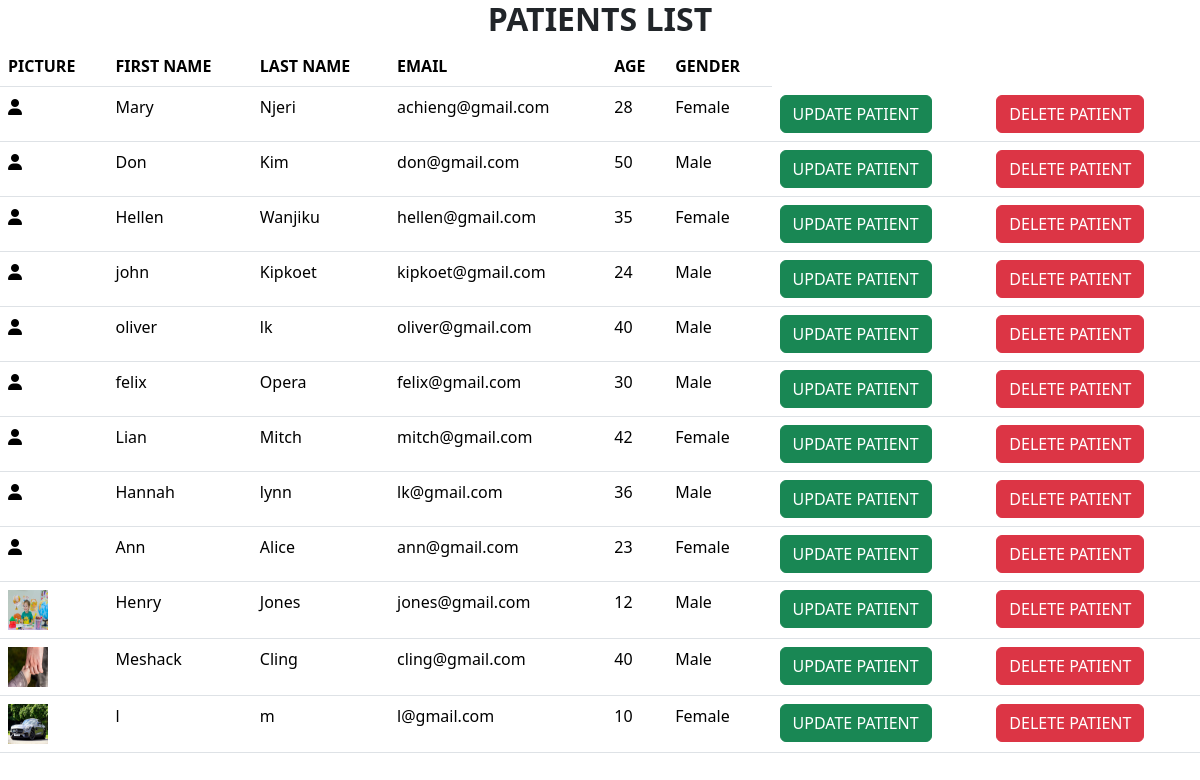
The app's page /patient/patientlist/, older data.
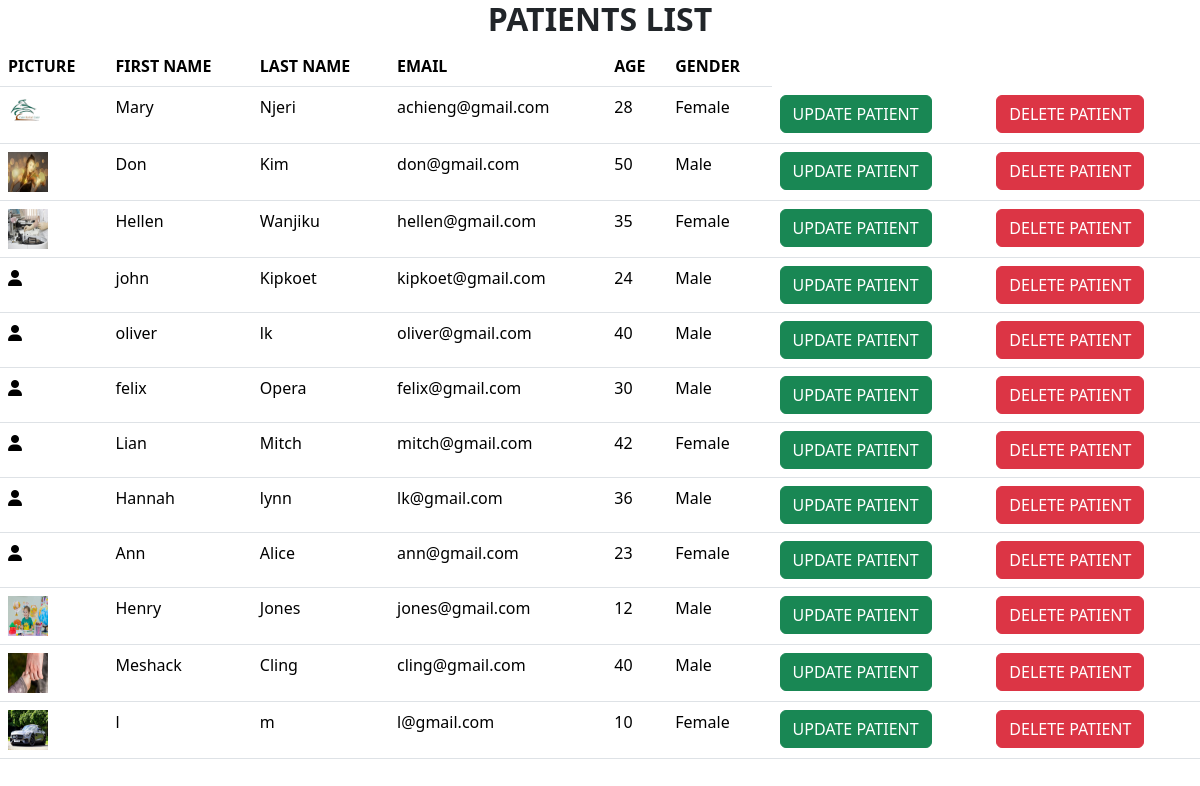
The same page, newer data.
### patient/models.py (models this page shows, shortened)
class Patient(models.Model):
    image = models.ImageField(upload_to='patient_images/',blank='True')
    first_name = models.CharField(max_length=20)
    last_name = models.CharField(max_length=20)
    email = models.EmailField()
    age = models.IntegerField()
    gender = models.CharField(max_length=10)

### patient/views.py (the view)
# urls.py: path('patientlist/', views.patientlist, name='patientlist'),
def patientlist(request):
    patients = Patient.objects.all()
    return render(request, 'patientlist.html',{'patients':patients})

### patient/templates/patientlist.html (shortened to what this page needs)
{% extends "base.html" %}
{% block content %}
<table class="table">
  <thead>
  <tr>
    <h2 STYLE="text-align: center"><b>PATIENTS LIST</b></h2>
    <th>PICTURE</th>
    <th>FIRST NAME</th>
    <th>LAST NAME</th>
    <th>EMAIL</th>
    <th>AGE</th>
    <th>GENDER</th>
  </tr>
  </thead>
  <tbody>
  {% for patient in patients %}
  <tr>
    <td>
      {% if patient.image %}
      <img src="{{ patient.image.url }}" alt="" style="width: 40px;height: 40px">
      {% else %}
      <i class="fa-solid fa-user"></i>
      {% endif %}
    </td>
    <td>{{ patient.first_name }}</td>
    <td>{{ patient.last_name }}</td>
    <td>{{ patient.email }}</td>
    <td>{{ patient.age }}</td>
    <td>{{ patient.gender }}</td>
    <td><a href="{% url 'updatepatient' patient.id %}" class="btn btn-success" type="button">UPDATE PATIENT</a></td>
    <td><a href="{% url 'deletepatient' patient.id %}" class="btn btn-danger" type="button" onclick="return confirm('Are you sure you want to delete the patient?')">DELETE PATIENT</a></td>
  </tr>
  {% endfor %}
  </tbody>
</table>
{% endblock %}

Row changes from the older to the newer data that the page shows:
changed Patient "Mary": image: picture added
changed Patient "Don": image: picture added
changed Patient "Hellen": image: picture added
